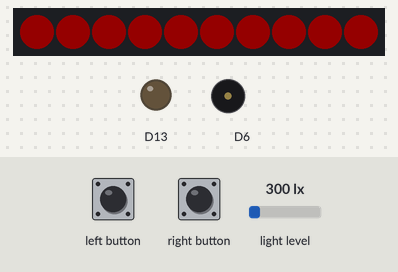
A sketch run on a simulated Adafruit Circuit Playground Express. On the bench: 10 RGB LEDs in strip order, left to right, output pins drawn as LEDs (lit = HIGH), buzzer (waves = sounding). The inputs (shaded band) are chosen by the test bench; at power-on: light level 300 lx. Dim RGB values are drawn brighter than linear.

Above: at 0.8 s.
0.9 s: left button pressed for 0.15 s
At 1.3 s:
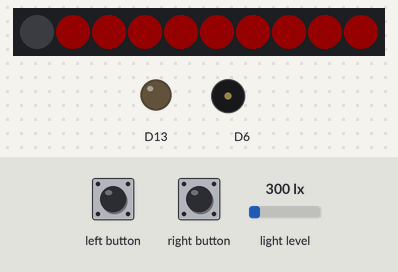
At 6.7 s:
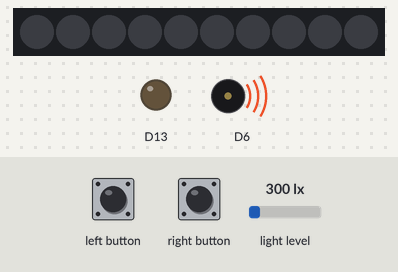
6.9 s: light level set to 322 lx
9.1 s: light level set to 371 lx
At 10.0 s:
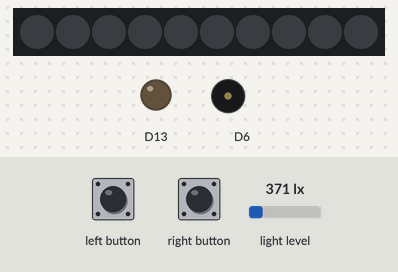
Timing chart, 0 to 18.1 s (numbered marks = the images above; inputs shaded):
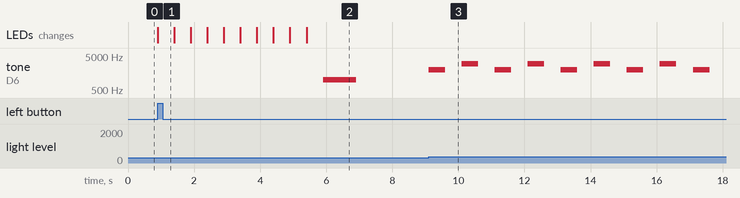

The sketch:

LightSensorAlarm.ino
```cpp
// (licence header left out)
#include <Adafruit_CircuitPlayground.h>
#include <Wire.h>
#include <SPI.h>

uint16_t lightValue;           // current light sensor reading
uint16_t coveredValue;         // the light sensor value with diary on top
uint16_t alarmThreshold = 20;  // adjust to change alarm sensitivty
bool triggered = false;        // becomes true when diary removed

///////////////////////////////////////////////////////////////////////////////
void setup()
{
  // Initialize Circuit Playground library.
  CircuitPlayground.begin();

  // Turn on all the NeoPixels.
  for (int p=0; p<10; p=p+1) {
    CircuitPlayground.setPixelColor(p, 255, 0, 0);
  }

  // Wait for button press.
  while ( (CircuitPlayground.leftButton()  == false) &&
          (CircuitPlayground.rightButton() == false) ) {
            // Do nothing.
  }

  // Countdown timer.
  for (int p=0; p<10; p=p+1) {
    CircuitPlayground.setPixelColor(p, 0, 0, 0);
    delay(500);
  }

  // Compute covered light sensor value as average of 5 readings.
  coveredValue = 0;
  for (int i=0; i<5; i=i+1) {
    lightValue = CircuitPlayground.lightSensor();
    coveredValue = coveredValue + lightValue;
  }
  coveredValue = coveredValue / 5;

  // Beep to indicate ARMED.
  CircuitPlayground.playTone(1000, 1000);
  delay(1000);
}

///////////////////////////////////////////////////////////////////////////////
void loop()
{
  // Check to see if alarm has been triggered.
  if (triggered) {
    // Sound the alarm.
    CircuitPlayground.playTone(2000, 500);
    delay(500);
    CircuitPlayground.playTone(3000, 500);
    delay(500);
  } else {
    // Get current light sensor value.
    lightValue = CircuitPlayground.lightSensor();

    // Check light sensor value to determine if alarm should be triggered.
    if (lightValue > coveredValue + alarmThreshold) {
      triggered = true;  // Trigger the alarm.
    }
  }
}
```

Measured:
- the behaviour switches between 341 and 342 lx on light level (found by bisection; images 2 and 3)
- after the input at 0.9 s, tone on D6: silent → 1000 Hz after 5.0 s; the LEDs: change at once (image 1)
- after the input at 9.1 s, tone on D6: silent → 2000 Hz at once, then repeats every 2.0 s: silent 0.50 s, 3000 Hz 0.50 s, silent 0.50 s, 2000 Hz 0.50 s
